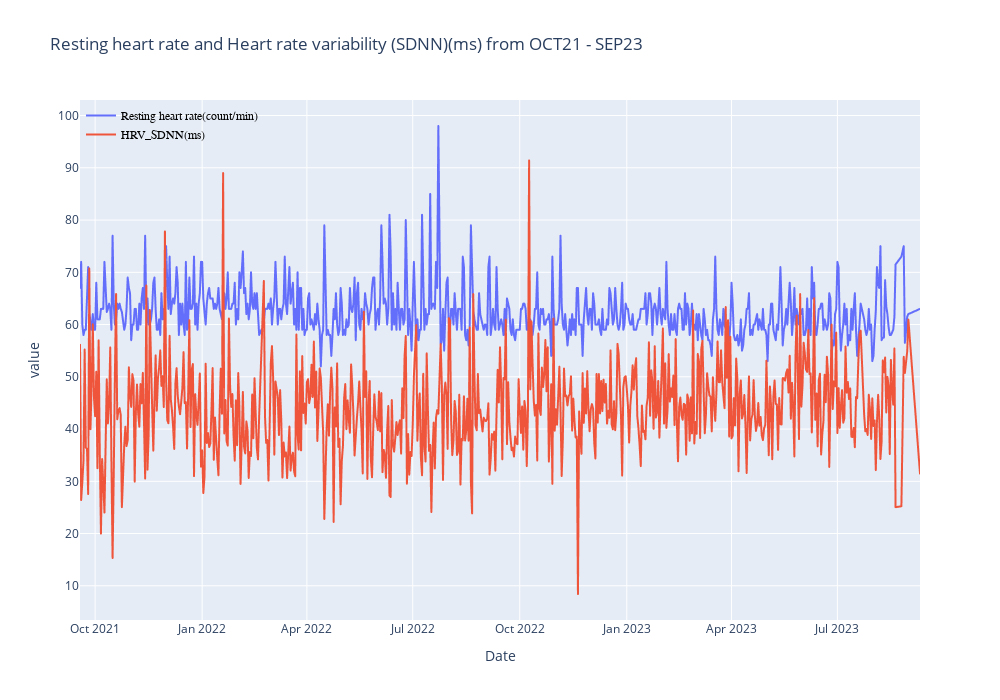

The code cell stored with this chart in its notebook:
### Code cell
import plotly.express as px 

fig = px.line(sleep_hrv_act_df,x='Date',y=['Resting heart rate(count/min)', 'HRV_SDNN(ms)'],
              title="Resting heart rate and Heart rate variability (SDNN)(ms) from OCT21 - SEP23",
             width=1000, height=700,)

fig.update_layout(
    legend=dict(
        x=0,
        y=1,
        title=None,
        font=dict(family="Courier",size=12,color="black"),
        
        bgcolor="rgba(0,0,0,0)",
        bordercolor="rgba(0,0,0,0)",
        borderwidth=1))

fig.show()

### Figure 1 — Plotly figure (JSON) as saved in the notebook; plotly's stock layout.template omitted (floating-point values rounded to 4 significant figures; data arrays with more than 128 entries replaced by an {"elided": "..."} marker saying what was removed)
{"data": [{"hovertemplate": "variable=Resting heart rate(count/min)<br>Date=%{x}<br>value=%{y}<extra></extra>", "legendgroup": "Resting heart rate(count/min)", "line": {"color": "#636efa", "dash": "solid"}, "marker": {"symbol": "circle"}, "mode": "lines", "name": "Resting heart rate(count/min)", "showlegend": true, "type": "scattergl", "x": {"elided": "695 str values"}, "xaxis": "x", "y": {"elided": "695 float values"}, "yaxis": "y"}, {"hovertemplate": "variable=HRV_SDNN(ms)<br>Date=%{x}<br>value=%{y}<extra></extra>", "legendgroup": "HRV_SDNN(ms)", "line": {"color": "#EF553B", "dash": "solid"}, "marker": {"symbol": "circle"}, "mode": "lines", "name": "HRV_SDNN(ms)", "showlegend": true, "type": "scattergl", "x": {"elided": "695 str values"}, "xaxis": "x", "y": {"elided": "695 float values"}, "yaxis": "y"}], "layout": {"height": 700, "legend": {"bgcolor": "rgba(0,0,0,0)", "bordercolor": "rgba(0,0,0,0)", "borderwidth": 1, "font": {"color": "black", "family": "Courier", "size": 12}, "title": {}, "tracegroupgap": 0, "x": 0, "y": 1}, "title": {"text": "Resting heart rate and Heart rate variability (SDNN)(ms) from OCT21 - SEP23"}, "width": 1000, "xaxis": {"anchor": "y", "domain": [0, 1], "title": {"text": "Date"}}, "yaxis": {"anchor": "x", "domain": [0, 1], "title": {"text": "value"}}}}
